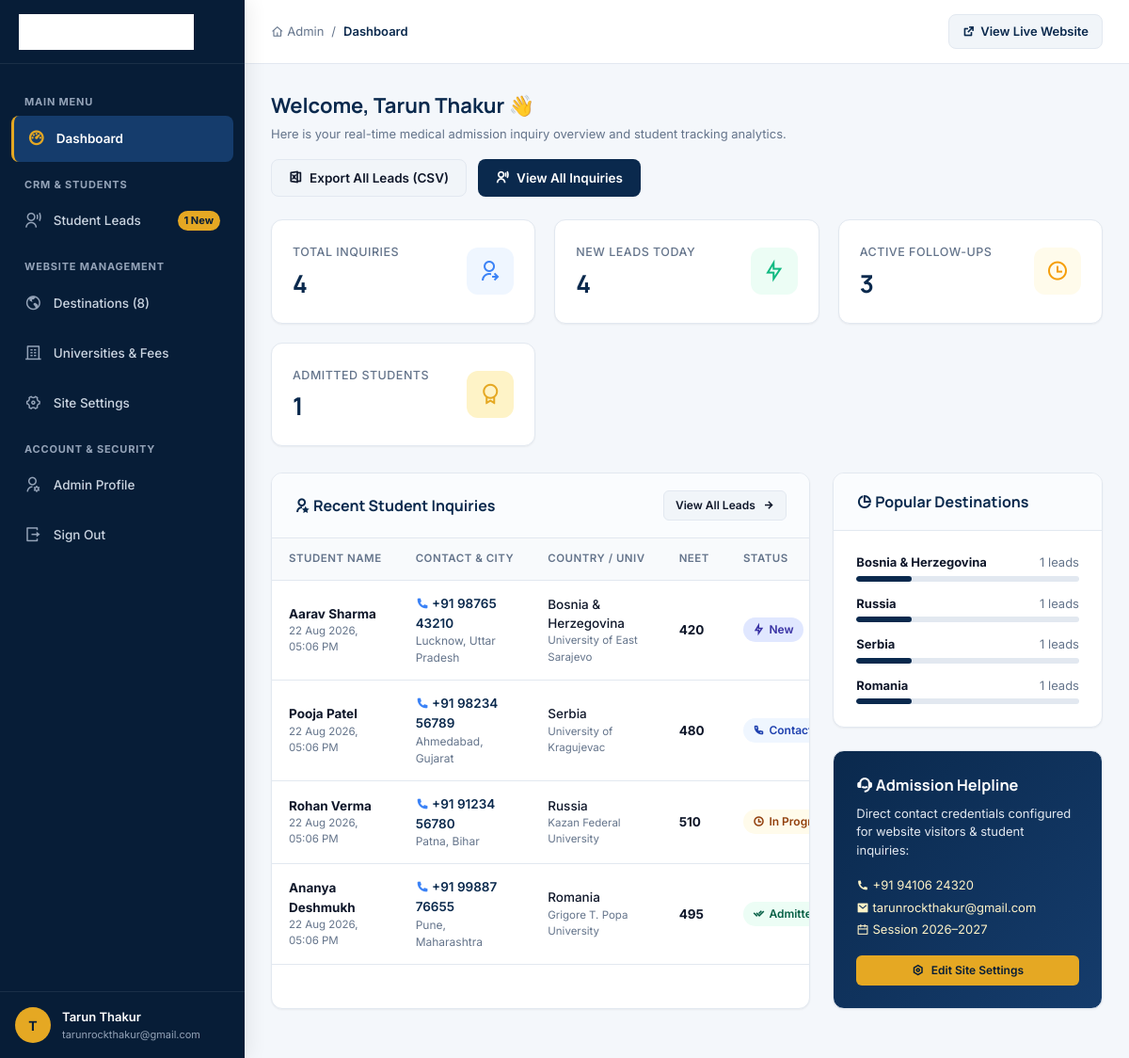
Page /admin/dashboard.php (signed in) on the committed database.
### tables this page shows
CREATE TABLE IF NOT EXISTS `leads` (
  `id` INT AUTO_INCREMENT PRIMARY KEY,
  `name` VARCHAR(150) NOT NULL,
  `phone` VARCHAR(30) NOT NULL,
  `email` VARCHAR(150) DEFAULT NULL,
  `country_interest` VARCHAR(100) DEFAULT NULL,
  `university_interest` VARCHAR(200) DEFAULT NULL,
  `neet_score` VARCHAR(50) DEFAULT NULL,
  `city_state` VARCHAR(150) DEFAULT NULL,
  `message` TEXT DEFAULT NULL,
  `source_page` VARCHAR(255) DEFAULT 'Website Lead Form',
  `status` ENUM('new', 'contacted', 'in_progress', 'admitted', 'rejected') NOT NULL DEFAULT 'new',
  `notes` TEXT DEFAULT NULL,
  `ip_address` VARCHAR(50) DEFAULT NULL,
  `created_at` TIMESTAMP DEFAULT CURRENT_TIMESTAMP,
  `updated_at` TIMESTAMP DEFAULT CURRENT_TIMESTAMP ON UPDATE CURRENT_TIMESTAMP
);

### admin/dashboard.php (the view, shortened to what this page needs)
<?php
require_once __DIR__ . '/inc/header.php';
$db = getDB();
$totalLeads = 0;
$todayLeads = 0;
$inProgressLeads = 0;
$admittedLeads = 0;
$recentLeads = [];
$countryStats = [];
if ($db) {
    try {
        $stmt = $db->query("SELECT COUNT(*) as total FROM leads");
        $totalLeads = (int)$stmt->fetch()['total'];
        $stmt = $db->query("SELECT COUNT(*) as total FROM leads WHERE DATE(created_at) = CURDATE()");
        $todayLeads = (int)$stmt->fetch()['total'];
        $stmt = $db->query("SELECT COUNT(*) as total FROM leads WHERE status IN ('new', 'in_progress', 'contacted')");
        $inProgressLeads = (int)$stmt->fetch()['total'];
        $stmt = $db->query("SELECT COUNT(*) as total FROM leads WHERE status = 'admitted'");
        $admittedLeads = (int)$stmt->fetch()['total'];
        $stmt = $db->query("SELECT * FROM leads ORDER BY created_at DESC LIMIT 8");
        $recentLeads = $stmt->fetchAll();
        $stmt = $db->query("
            SELECT country_interest, COUNT(*) as count
            FROM leads
            WHERE country_interest IS NOT NULL AND country_interest != ''
            GROUP BY country_interest
            ORDER BY count DESC
            LIMIT 5
        ");
        $countryStats = $stmt->fetchAll();
    } catch (PDOException $e) {
    }
}
?>
<div class="page-head">
  <div class="page-title">
    <h1>Welcome, <?= htmlspecialchars($_SESSION['admin_name'] ?? 'Admin') ?> 👋</h1>
    <p>Here is your real-time medical admission inquiry overview and student tracking analytics.</p>
  </div>
  <div class="page-actions">
    <a href="leads.php?action=export" class="btn btn-secondary">
      <i class="ri-file-excel-2-line"></i> Export All Leads (CSV)
    </a>
    <a href="leads.php" class="btn btn-primary">
      <i class="ri-user-voice-line"></i> View All Inquiries
    </a>
  </div>
</div>
<div class="stats-grid">
  <div class="stat-card">
    <div class="stat-info">
      <span>Total Inquiries</span>
      <h3><?= number_format($totalLeads) ?></h3>
    </div>
    <div class="stat-icon blue">
      <i class="ri-user-shared-line"></i>
    </div>
  </div>
  <div class="stat-card">
    <div class="stat-info">
      <span>New Leads Today</span>
      <h3><?= number_format($todayLeads) ?></h3>
    </div>
    <div class="stat-icon green">
      <i class="ri-flashlight-line"></i>
    </div>
  </div>
  <div class="stat-card">
    <div class="stat-info">
      <span>Active Follow-ups</span>
      <h3><?= number_format($inProgressLeads) ?></h3>
    </div>
    <div class="stat-icon yellow">
      <i class="ri-time-line"></i>
    </div>
  </div>
  <div class="stat-card">
    <div class="stat-info">
      <span>Admitted Students</span>
      <h3><?= number_format($admittedLeads) ?></h3>
    </div>
    <div class="stat-icon gold">
      <i class="ri-award-line"></i>
    </div>
  </div>
</div>
<div style="display:grid;grid-template-columns:2fr 1fr;gap:24px;">
  <div class="card">
    <div class="card-header">
      <h2><i class="ri-user-star-line"></i> Recent Student Inquiries</h2>
      <a href="leads.php" class="btn btn-sm btn-secondary">View All Leads <i class="ri-arrow-right-line"></i></a>
    </div>
    <div class="table-responsive">
      <table class="admin-table">
        <thead>
          <tr>
            <th>Student Name</th>
            <th>Contact & City</th>
            <th>Country / Univ</th>
            <th>NEET</th>
            <th>Status</th>
          </tr>
        </thead>
        <tbody>
          <?php if (empty($recentLeads)): ?>
            <tr>
              <td colspan="6" style="text-align:center;padding:32px;color:var(--admin-text-muted);">
                <i class="ri-inbox-line" style="font-size:36px;display:block;margin-bottom:8px;"></i>
                No inquiries registered yet. Lead form submissions will automatically appear here.
              </td>
            </tr>
          <?php else: ?>
            <?php foreach ($recentLeads as $lead): ?>
              <tr>
                <td>
                  <strong><?= htmlspecialchars($lead['name']) ?></strong>
                  <div style="font-size:11.5px;color:var(--admin-text-muted);"><?= format_date($lead['created_at']) ?></div>
                </td>
                <td>
                  <a href="tel:<?= htmlspecialchars($lead['phone']) ?>" style="font-weight:600;">
                    <i class="ri-phone-fill" style="color:var(--info);"></i> <?= htmlspecialchars($lead['phone']) ?>
                  </a>
                  <?php if (!empty($lead['city_state'])): ?>
                    <div style="font-size:12px;color:var(--admin-text-muted);"><?= htmlspecialchars($lead['city_state']) ?></div>
                  <?php endif; ?>
                </td>
                <td>
                  <span style="font-weight:500;"><?= htmlspecialchars($lead['country_interest'] ?: 'Any Destination') ?></span>
                  <?php if (!empty($lead['university_interest'])): ?>
                    <div style="font-size:11.5px;color:var(--admin-text-muted);"><?= htmlspecialchars($lead['university_interest']) ?></div>
                  <?php endif; ?>
                </td>
                <td>
                  <strong><?= htmlspecialchars($lead['neet_score'] ?: '—') ?></strong>
                </td>
                <td>
                  <?= status_badge($lead['status']) ?>
                </td>
              </tr>
            <?php endforeach; ?>
          <?php endif; ?>
        </tbody>
      </table>
    </div>
  </div>
  <div>
    <div class="card">
      <div class="card-header">
        <h3><i class="ri-pie-chart-line"></i> Popular Destinations</h3>
      </div>
      <div class="card-body">
        <?php if (empty($countryStats)): ?>
          <p style="color:var(--admin-text-muted);font-size:13px;">No country inquiry data available yet.</p>
        <?php else: ?>
          <div style="display:flex;flex-direction:column;gap:14px;">
            <?php foreach ($countryStats as $cs): ?>
              <div>
                <div style="display:flex;justify-content:space-between;margin-bottom:4px;font-size:13px;">
                  <strong><?= htmlspecialchars($cs['country_interest']) ?></strong>
                  <span style="color:var(--admin-text-muted);"><?= $cs['count'] ?> leads</span>
                </div>
                <?php
                  $pct = $totalLeads > 0 ? round(($cs['count'] / $totalLeads) * 100) : 0;
                ?>
                <div style="height:6px;background:#E2E8F0;border-radius:99px;overflow:hidden;">
                  <div style="width:<?= $pct ?>%;height:100%;background:var(--admin-navy);border-radius:99px;"></div>
                </div>
              </div>
            <?php endforeach; ?>
          </div>
        <?php endif; ?>
      </div>
    </div>
    <div class="card" style="background:linear-gradient(135deg, #0A294D 0%, #153C6C 100%);color:#FFFFFF;">
      <div class="card-body">
        <h3 style="color:#FFFFFF;margin-bottom:8px;"><i class="ri-customer-service-2-line"></i> Admission Helpline</h3>
        <p style="color:#E2E8F0;font-size:13px;margin-bottom:16px;">Direct contact credentials configured for website visitors & student inquiries:</p>
        <div style="font-size:13px;line-height:1.8;color:#FEF3C7;">
          <div><i class="ri-phone-fill"></i> +91 94106 24320</div>
          <div><i class="ri-mail-fill"></i> tarunrockthakur@gmail.com</div>
          <div><i class="ri-calendar-line"></i> Session 2026–2027</div>
        </div>
        <a href="settings.php" class="btn btn-accent btn-sm" style="margin-top:16px;width:100%;">
          <i class="ri-settings-line"></i> Edit Site Settings
        </a>
      </div>
    </div>
  </div>
</div>
<?php require_once __DIR__ . '/inc/footer.php'; ?>

### config/helpers.php (shortened to what this page needs)
<?php
function format_date($datetime, $format = 'd M Y, h:i A') {
    $time = strtotime($datetime);
    return date($format, $time);
}
function status_badge($status) {
    $status = strtolower($status);
    switch ($status) {
        case 'new':
            return '<span class="badge badge-primary"><i class="ri-flashlight-line"></i> New</span>';
        case 'contacted':
            return '<span class="badge badge-info"><i class="ri-phone-line"></i> Contacted</span>';
        case 'in_progress':
            return '<span class="badge badge-warning"><i class="ri-time-line"></i> In Progress</span>';
        case 'admitted':
            return '<span class="badge badge-success"><i class="ri-check-double-line"></i> Admitted</span>';
    }
}

### admin/css/admin.css (style rules this page uses)
:root { --admin-navy: #0A294D; --admin-navy-dark: #071D37; --admin-navy-light: #153C6C; --admin-gold: #E5A823; --admin-gold-hover: #D49817; --admin-bg: #F4F7FB; --admin-card-bg: #FFFFFF; --admin-border: #E2E8F0; --admin-text-main: #0F172A; --admin-text-muted: #64748B; --admin-sidebar-width: 260px; --admin-topbar-height: 68px; --success: #10B981; --success-bg: #ECFDF5; --warning: #F59E0B; --warning-bg: #FFFBEB; --danger: #EF4444; --danger-bg: #FEF2F2; --info: #3B82F6; --info-bg: #EFF6FF; --shadow-sm: 0 1px 2px rgba(0, 0, 0, 0.05); --shadow-md: 0 4px 12px rgba(10, 41, 77, 0.06); --shadow-lg: 0 10px 25px rgba(10, 41, 77, 0.09); --radius: 12px; }
*, *::before, *::after { box-sizing: border-box; margin: 0; padding: 0; }
body { font-family: 'Inter', system-ui, -apple-system, sans-serif; background-color: var(--admin-bg); color: var(--admin-text-main); line-height: 1.5; font-size: 14px; -webkit-font-smoothing: antialiased; }
h1, h2, h3, h4, h5, h6 { font-family: 'Manrope', 'Inter', sans-serif; color: var(--admin-navy); font-weight: 700; }
a { color: var(--admin-navy); text-decoration: none; transition: all 0.2s ease; }
.page-head { display: flex; align-items: center; justify-content: space-between; margin-bottom: 24px; flex-wrap: wrap; gap: 16px; }
.page-title h1 { font-size: 22px; margin-bottom: 4px; }
.page-title p { color: var(--admin-text-muted); font-size: 13px; }
.page-actions { display: flex; align-items: center; gap: 12px; }
.stats-grid { display: grid; grid-template-columns: repeat(auto-fit, minmax(220px, 1fr)); gap: 20px; margin-bottom: 28px; }
.stat-card { background: var(--admin-card-bg); border-radius: var(--radius); padding: 22px; border: 1px solid var(--admin-border); box-shadow: var(--shadow-sm); display: flex; align-items: center; justify-content: space-between; transition: transform 0.2s ease, box-shadow 0.2s ease; }
.stat-info span { font-size: 12.5px; color: var(--admin-text-muted); font-weight: 500; text-transform: uppercase; letter-spacing: 0.5px; }
.stat-info h3 { font-size: 26px; margin-top: 4px; color: var(--admin-navy); }
.stat-icon { width: 50px; height: 50px; border-radius: 12px; display: flex; align-items: center; justify-content: center; font-size: 24px; }
.stat-icon.blue { background: var(--info-bg); color: var(--info); }
.stat-icon.green { background: var(--success-bg); color: var(--success); }
.stat-icon.yellow { background: var(--warning-bg); color: var(--warning); }
.stat-icon.gold { background: #FEF3C7; color: var(--admin-gold); }
.card { background: var(--admin-card-bg); border-radius: var(--radius); border: 1px solid var(--admin-border); box-shadow: var(--shadow-sm); margin-bottom: 24px; overflow: hidden; }
.card-header { padding: 18px 24px; border-bottom: 1px solid var(--admin-border); display: flex; align-items: center; justify-content: space-between; background: #FAFCFE; }
.card-header h2, .card-header h3 { font-size: 16px; margin: 0; }
.card-body { padding: 24px; }
.table-responsive { width: 100%; overflow-x: auto; }
.admin-table { width: 100%; border-collapse: collapse; text-align: left; font-size: 13.5px; }
.admin-table th { background: #F8FAFC; color: var(--admin-text-muted); font-weight: 600; padding: 13px 18px; border-bottom: 1px solid var(--admin-border); text-transform: uppercase; font-size: 11.5px; letter-spacing: 0.5px; white-space: nowrap; }
.admin-table td { padding: 14px 18px; border-bottom: 1px solid var(--admin-border); vertical-align: middle; }
.badge { display: inline-flex; align-items: center; gap: 5px; padding: 4px 10px; border-radius: 999px; font-size: 12px; font-weight: 600; white-space: nowrap; }
.badge-primary { background: #E0E7FF; color: #3730A3; }
.badge-success { background: var(--success-bg); color: #065F46; }
.badge-warning { background: var(--warning-bg); color: #92400E; }
.badge-info { background: var(--info-bg); color: #1E40AF; }
.btn { display: inline-flex; align-items: center; justify-content: center; gap: 8px; font-family: 'Inter', sans-serif; font-size: 13.5px; font-weight: 600; padding: 9px 18px; border-radius: 8px; border: 1px solid transparent; cursor: pointer; transition: all 0.2s ease; text-decoration: none; }
.btn-primary { background: var(--admin-navy); color: #FFFFFF; }
.btn-accent { background: var(--admin-gold); color: var(--admin-navy-dark); }
.btn-secondary { background: #F1F5F9; color: var(--admin-text-main); border-color: var(--admin-border); }
.btn-sm { padding: 6px 12px; font-size: 12px; border-radius: 6px; }

### rows in the picture
leads: name "Aarav Sharma", created_at "22 Aug 2026, 05:06 PM", phone "+91 98765 43210", city_state "Lucknow, Uttar Pradesh", country_interest "Bosnia & Herzegovina", university_interest "University of East Sarajevo", neet_score "420", status "new" (drawn)
leads: name "Pooja Patel", created_at "22 Aug 2026, 05:06 PM", phone "+91 98234 56789", city_state "Ahmedabad, Gujarat", country_interest "Serbia", university_interest "University of Kragujevac", neet_score "480", status "contacted" (drawn)
leads: name "Rohan Verma", created_at "22 Aug 2026, 05:06 PM", phone "+91 91234 56780", city_state "Patna, Bihar", country_interest "Russia", university_interest "Kazan Federal University", neet_score "510", status "in_progress" (drawn)
leads: name "Ananya Deshmukh", created_at "22 Aug 2026, 05:06 PM", phone "+91 99887 76655", city_state "Pune, Maharashtra", country_interest "Romania", university_interest "Grigore T. Popa University", neet_score "495", status "admitted" (drawn)

### other values in the picture
$newLeadsCount "1"
substr($_SESSION['admin_name'] ?? 'Admin', 0, 1) "T"
$_SESSION['admin_name'] "Tarun Thakur"
$_SESSION['admin_email'] "tarunrockthakur@gmail.com"
$breadcrumb "Dashboard"
$totalLeads "4"
$todayLeads "4"
$inProgressLeads "3"
$admittedLeads "1"
$cs['country_interest'] "Bosnia & Herzegovina"
$cs['count'] "1"
$cs['country_interest'] "Russia"
$cs['country_interest'] "Serbia"
$cs['country_interest'] "Romania"
